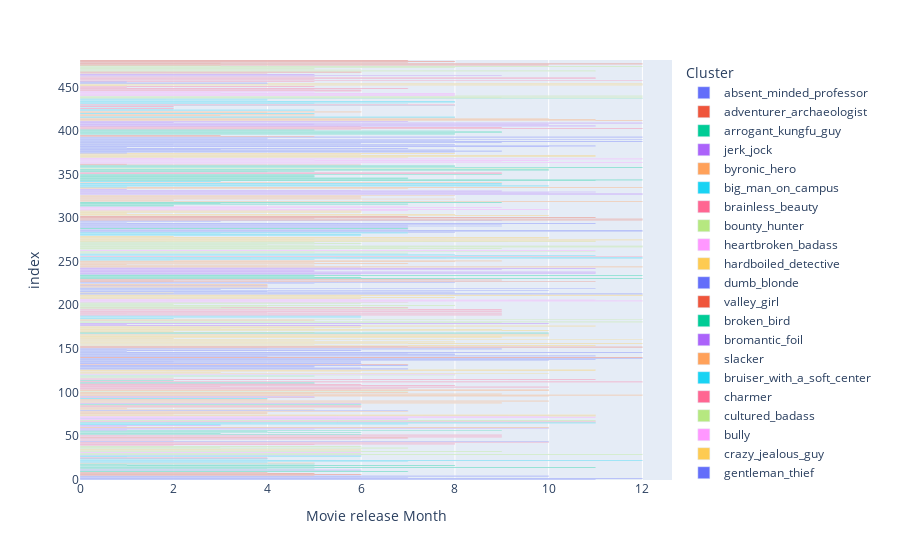

Notebook code cell kept with this figure:
### Code cell
import plotly.express as px

# Créez un graphique interactif en barres empilées
fig = px.bar(df_final, x='Movie release Month', color='Cluster')

# Affichez le graphique interactif
fig.show()

### Figure 1 — Plotly figure (JSON) as saved in the notebook; plotly's stock layout.template omitted (floating-point values rounded to 4 significant figures)
{"data": [{"alignmentgroup": "True", "hovertemplate": "Cluster=absent_minded_professor<br>Movie release Month=%{x}<br>index=%{y}<extra></extra>", "legendgroup": "absent_minded_professor", "marker": {"color": "#636efa", "pattern": {"shape": ""}}, "name": "absent_minded_professor", "offsetgroup": "absent_minded_professor", "orientation": "h", "showlegend": true, "textposition": "auto", "type": "bar", "x": [11, 12, 7, 6, 10], "xaxis": "x", "y": [0, 1, 2, 3, 4], "yaxis": "y"}, {"alignmentgroup": "True", "hovertemplate": "Cluster=adventurer_archaeologist<br>Movie release Month=%{x}<br>index=%{y}<extra></extra>", "legendgroup": "adventurer_archaeologist", "marker": {"color": "#EF553B", "pattern": {"shape": ""}}, "name": "adventurer_archaeologist", "offsetgroup": "adventurer_archaeologist", "orientation": "h", "showlegend": true, "textposition": "auto", "type": "bar", "x": [5, 6, 5, 4], "xaxis": "x", "y": [5, 6, 7, 8], "yaxis": "y"}, {"alignmentgroup": "True", "hovertemplate": "Cluster=arrogant_kungfu_guy<br>Movie release Month=%{x}<br>index=%{y}<extra></extra>", "legendgroup": "arrogant_kungfu_guy", "marker": {"color": "#00cc96", "pattern": {"shape": ""}}, "name": "arrogant_kungfu_guy", "offsetgroup": "arrogant_kungfu_guy", "orientation": "h", "showlegend": true, "textposition": "auto", "type": "bar", "x": [7, 6, 5, 4, 11, 5, 8, 1, 5], "xaxis": "x", "y": [9, 10, 12, 13, 14, 15, 16, 17, 18], "yaxis": "y"}, {"alignmentgroup": "True", "hovertemplate": "Cluster=jerk_jock<br>Movie release Month=%{x}<br>index=%{y}<extra></extra>", "legendgroup": "jerk_jock", "marker": {"color": "#ab63fa", "pattern": {"shape": ""}}, "name": "jerk_jock", "offsetgroup": "jerk_jock", "orientation": "h", "showlegend": true, "textposition": "auto", "type": "bar", "x": [6, 6, 7, 11, 12, 12, 10, 11, 9], "xaxis": "x", "y": [11, 28, 70, 238, 327, 328, 329, 330, 331], "yaxis": "y"}, {"alignmentgroup": "True", "hovertemplate": "Cluster=byronic_hero<br>Movie release Month=%{x}<br>index=%{y}<extra></extra>", "legendgroup": "byronic_hero", "marker": {"color": "#FFA15A", "pattern": {"shape": ""}}, "name": "byronic_hero", "offsetgroup": "byronic_hero", "orientation": "h", "showlegend": true, "textposition": "auto", "type": "bar", "x": [5, 11, 11, 2, 4, 4, 7, 5, 1, 1, 6, 9, 10, 4, 5, 10, 12], "xaxis": "x", "y": [19, 66, 73, 75, 76, 77, 78, 80, 81, 82, 83, 88, 90, 91, 94, 96, 97], "yaxis": "y"}, {"alignmentgroup": "True", "hovertemplate": "Cluster=big_man_on_campus<br>Movie release Month=%{x}<br>index=%{y}<extra></extra>", "legendgroup": "big_man_on_campus", "marker": {"color": "#19d3f3", "pattern": {"shape": ""}}, "name": "big_man_on_campus", "offsetgroup": "big_man_on_campus", "orientation": "h", "showlegend": true, "textposition": "auto", "type": "bar", "x": [4, 7, 12, 4, 4, 1, 6], "xaxis": "x", "y": [20, 21, 22, 23, 24, 26, 27], "yaxis": "y"}, {"alignmentgroup": "True", "hovertemplate": "Cluster=brainless_beauty<br>Movie release Month=%{x}<br>index=%{y}<extra></extra>", "legendgroup": "brainless_beauty", "marker": {"color": "#FF6692", "pattern": {"shape": ""}}, "name": "brainless_beauty", "offsetgroup": "brainless_beauty", "orientation": "h", "showlegend": true, "textposition": "auto", "type": "bar", "x": [4, 2, 5, 8, 2, 10, 2, 6, 7, 9, 1, 9], "xaxis": "x", "y": [25, 39, 40, 41, 42, 43, 45, 46, 47, 49, 50, 51], "yaxis": "y"}, {"alignmentgroup": "True", "hovertemplate": "Cluster=bounty_hunter<br>Movie release Month=%{x}<br>index=%{y}<extra></extra>", "legendgroup": "bounty_hunter", "marker": {"color": "#B6E880", "pattern": {"shape": ""}}, "name": "bounty_hunter", "offsetgroup": "bounty_hunter", "orientation": "h", "showlegend": true, "textposition": "auto", "type": "bar", "x": [12, 6, 9, 6, 3, 7, 3, 6], "xaxis": "x", "y": [29, 30, 32, 33, 35, 36, 37, 38], "yaxis": "y"}, {"alignmentgroup": "True", "hovertemplate": "Cluster=heartbroken_badass<br>Movie release Month=%{x}<br>index=%{y}<extra></extra>", "legendgroup": "heartbroken_badass", "marker": {"color": "#FF97FF", "pattern": {"shape": ""}}, "name": "heartbroken_badass", "offsetgroup": "heartbroken_badass", "orientation": "h", "showlegend": true, "textposition": "auto", "type": "bar", "x": [6, 10, 7, 10, 4, 9, 7], "xaxis": "x", "y": [31, 167, 309, 310, 311, 312, 313], "yaxis": "y"}, {"alignmentgroup": "True", "hovertemplate": "Cluster=hardboiled_detective<br>Movie release Month=%{x}<br>index=%{y}<extra></extra>", "legendgroup": "hardboiled_detective", "marker": {"color": "#FECB52", "pattern": {"shape": ""}}, "name": "hardboiled_detective", "offsetgroup": "hardboiled_detective", "orientation": "h", "showlegend": true, "textposition": "auto", "type": "bar", "x": [6, 10, 8, 1, 1, 6, 6], "xaxis": "x", "y": [34, 303, 304, 305, 306, 307, 308], "yaxis": "y"}, {"alignmentgroup": "True", "hovertemplate": "Cluster=dumb_blonde<br>Movie release Month=%{x}<br>index=%{y}<extra></extra>", "legendgroup": "dumb_blonde", "marker": {"color": "#636efa", "pattern": {"shape": ""}}, "name": "dumb_blonde", "offsetgroup": "dumb_blonde", "orientation": "h", "showlegend": true, "textposition": "auto", "type": "bar", "x": [10, 8, 4, 10, 3, 11, 4, 4, 5, 8], "xaxis": "x", "y": [44, 215, 216, 217, 218, 219, 220, 223, 225, 226], "yaxis": "y"}, {"alignmentgroup": "True", "hovertemplate": "Cluster=valley_girl<br>Movie release Month=%{x}<br>index=%{y}<extra></extra>", "legendgroup": "valley_girl", "marker": {"color": "#EF553B", "pattern": {"shape": ""}}, "name": "valley_girl", "offsetgroup": "valley_girl", "orientation": "h", "showlegend": true, "textposition": "auto", "type": "bar", "x": [7, 7, 4, 4, 6, 6], "xaxis": "x", "y": [48, 197, 222, 466, 467, 468], "yaxis": "y"}, {"alignmentgroup": "True", "hovertemplate": "Cluster=broken_bird<br>Movie release Month=%{x}<br>index=%{y}<extra></extra>", "legendgroup": "broken_bird", "marker": {"color": "#00cc96", "pattern": {"shape": ""}}, "name": "broken_bird", "offsetgroup": "broken_bird", "orientation": "h", "showlegend": true, "textposition": "auto", "type": "bar", "x": [6, 3, 6, 4, 9], "xaxis": "x", "y": [52, 53, 54, 55, 56], "yaxis": "y"}, {"alignmentgroup": "True", "hovertemplate": "Cluster=bromantic_foil<br>Movie release Month=%{x}<br>index=%{y}<extra></extra>", "legendgroup": "bromantic_foil", "marker": {"color": "#ab63fa", "pattern": {"shape": ""}}, "name": "bromantic_foil", "offsetgroup": "bromantic_foil", "orientation": "h", "showlegend": true, "textposition": "auto", "type": "bar", "x": [1, 5, 10, 1, 3], "xaxis": "x", "y": [57, 58, 59, 61, 62], "yaxis": "y"}, {"alignmentgroup": "True", "hovertemplate": "Cluster=slacker<br>Movie release Month=%{x}<br>index=%{y}<extra></extra>", "legendgroup": "slacker", "marker": {"color": "#FFA15A", "pattern": {"shape": ""}}, "name": "slacker", "offsetgroup": "slacker", "orientation": "h", "showlegend": true, "textposition": "auto", "type": "bar", "x": [10, 4, 4, 9, 8, 5, 3, 5, 4, 6, 2], "xaxis": "x", "y": [60, 221, 224, 341, 415, 417, 418, 419, 421, 422, 423], "yaxis": "y"}, {"alignmentgroup": "True", "hovertemplate": "Cluster=bruiser_with_a_soft_center<br>Movie release Month=%{x}<br>index=%{y}<extra></extra>", "legendgroup": "bruiser_with_a_soft_center", "marker": {"color": "#19d3f3", "pattern": {"shape": ""}}, "name": "bruiser_with_a_soft_center", "offsetgroup": "bruiser_with_a_soft_center", "orientation": "h", "showlegend": true, "textposition": "auto", "type": "bar", "x": [3, 7, 11], "xaxis": "x", "y": [63, 64, 65], "yaxis": "y"}, {"alignmentgroup": "True", "hovertemplate": "Cluster=charmer<br>Movie release Month=%{x}<br>index=%{y}<extra></extra>", "legendgroup": "charmer", "marker": {"color": "#FF6692", "pattern": {"shape": ""}}, "name": "charmer", "offsetgroup": "charmer", "orientation": "h", "showlegend": true, "textposition": "auto", "type": "bar", "x": [11, 6, 5, 12, 2, 11, 2], "xaxis": "x", "y": [67, 84, 110, 112, 113, 115, 116], "yaxis": "y"}, {"alignmentgroup": "True", "hovertemplate": "Cluster=cultured_badass<br>Movie release Month=%{x}<br>index=%{y}<extra></extra>", "legendgroup": "cultured_badass", "marker": {"color": "#B6E880", "pattern": {"shape": ""}}, "name": "cultured_badass", "offsetgroup": "cultured_badass", "orientation": "h", "showlegend": true, "textposition": "auto", "type": "bar", "x": [11, 7, 2, 9, 12, 5, 12], "xaxis": "x", "y": [68, 101, 117, 180, 181, 182, 184], "yaxis": "y"}, {"alignmentgroup": "True", "hovertemplate": "Cluster=bully<br>Movie release Month=%{x}<br>index=%{y}<extra></extra>", "legendgroup": "bully", "marker": {"color": "#FF97FF", "pattern": {"shape": ""}}, "name": "bully", "offsetgroup": "bully", "orientation": "h", "showlegend": true, "textposition": "auto", "type": "bar", "x": [7, 11, 10], "xaxis": "x", "y": [69, 71, 72], "yaxis": "y"}, {"alignmentgroup": "True", "hovertemplate": "Cluster=crazy_jealous_guy<br>Movie release Month=%{x}<br>index=%{y}<extra></extra>", "legendgroup": "crazy_jealous_guy", "marker": {"color": "#FECB52", "pattern": {"shape": ""}}, "name": "crazy_jealous_guy", "offsetgroup": "crazy_jealous_guy", "orientation": "h", "showlegend": true, "textposition": "auto", "type": "bar", "x": [11, 11, 11, 5, 12, 7, 8, 4, 5, 12, 2, 9, 9, 10, 10, 5, 2, 10, 9, 3, 5, 6, 11], "xaxis": "x", "y": [74, 126, 154, 155, 156, 157, 158, 159, 160, 161, 162, 163, 164, 165, 166, 169, 170, 171, 172, 173, 174, 175, 176], "yaxis": "y"}, {"alignmentgroup": "True", "hovertemplate": "Cluster=gentleman_thief<br>Movie release Month=%{x}<br>index=%{y}<extra></extra>", "legendgroup": "gentleman_thief", "marker": {"color": "#636efa", "pattern": {"shape": ""}}, "name": "gentleman_thief", "offsetgroup": "gentleman_thief", "orientation": "h", "showlegend": true, "textposition": "auto", "type": "bar", "x": [7, 8, 12, 12, 7, 7], "xaxis": "x", "y": [79, 284, 285, 286, 287, 289], "yaxis": "y"}, {"alignmentgroup": "True", "hovertemplate": "Cluster=coward<br>Movie release Month=%{x}<br>index=%{y}<extra></extra>", "legendgroup": "coward", "marker": {"color": "#EF553B", "pattern": {"shape": ""}}, "name": "coward", "offsetgroup": "coward", "orientation": "h", "showlegend": true, "textposition": "auto", "type": "bar", "x": [6, 7, 4, 12, 7], "xaxis": "x", "y": [85, 132, 151, 152, 153], "yaxis": "y"}, {"alignmentgroup": "True", "hovertemplate": "Cluster=loveable_rogue<br>Movie release Month=%{x}<br>index=%{y}<extra></extra>", "legendgroup": "loveable_rogue", "marker": {"color": "#00cc96", "pattern": {"shape": ""}}, "name": "loveable_rogue", "offsetgroup": "loveable_rogue", "orientation": "h", "showlegend": true, "textposition": "auto", "type": "bar", "x": [6, 5, 2, 7, 11, 12, 7, 7], "xaxis": "x", "y": [86, 111, 114, 288, 343, 344, 345, 346], "yaxis": "y"}, {"alignmentgroup": "True", "hovertemplate": "Cluster=trickster<br>Movie release Month=%{x}<br>index=%{y}<extra></extra>", "legendgroup": "trickster", "marker": {"color": "#ab63fa", "pattern": {"shape": ""}}, "name": "trickster", "offsetgroup": "trickster", "orientation": "h", "showlegend": true, "textposition": "auto", "type": "bar", "x": [6, 5, 5, 9, 5], "xaxis": "x", "y": [87, 95, 463, 464, 465], "yaxis": "y"}, {"alignmentgroup": "True", "hovertemplate": "Cluster=casanova<br>Movie release Month=%{x}<br>index=%{y}<extra></extra>", "legendgroup": "casanova", "marker": {"color": "#FFA15A", "pattern": {"shape": ""}}, "name": "casanova", "offsetgroup": "casanova", "orientation": "h", "showlegend": true, "textposition": "auto", "type": "bar", "x": [9, 4, 9, 5, 7, 10, 10], "xaxis": "x", "y": [89, 92, 98, 99, 100, 102, 103], "yaxis": "y"}, {"alignmentgroup": "True", "hovertemplate": "Cluster=gadgeteer_genius<br>Movie release Month=%{x}<br>index=%{y}<extra></extra>", "legendgroup": "gadgeteer_genius", "marker": {"color": "#19d3f3", "pattern": {"shape": ""}}, "name": "gadgeteer_genius", "offsetgroup": "gadgeteer_genius", "orientation": "h", "showlegend": true, "textposition": "auto", "type": "bar", "x": [4, 5, 6, 6, 3, 7], "xaxis": "x", "y": [93, 119, 280, 281, 282, 283], "yaxis": "y"}, {"alignmentgroup": "True", "hovertemplate": "Cluster=chanteuse<br>Movie release Month=%{x}<br>index=%{y}<extra></extra>", "legendgroup": "chanteuse", "marker": {"color": "#FF6692", "pattern": {"shape": ""}}, "name": "chanteuse", "offsetgroup": "chanteuse", "orientation": "h", "showlegend": true, "textposition": "auto", "type": "bar", "x": [6, 7, 10, 3, 8, 6], "xaxis": "x", "y": [104, 105, 106, 107, 108, 109], "yaxis": "y"}, {"alignmentgroup": "True", "hovertemplate": "Cluster=child_prodigy<br>Movie release Month=%{x}<br>index=%{y}<extra></extra>", "legendgroup": "child_prodigy", "marker": {"color": "#B6E880", "pattern": {"shape": ""}}, "name": "child_prodigy", "offsetgroup": "child_prodigy", "orientation": "h", "showlegend": true, "textposition": "auto", "type": "bar", "x": [5, 8], "xaxis": "x", "y": [118, 120], "yaxis": "y"}, {"alignmentgroup": "True", "hovertemplate": "Cluster=classy_cat_burglar<br>Movie release Month=%{x}<br>index=%{y}<extra></extra>", "legendgroup": "classy_cat_burglar", "marker": {"color": "#FF97FF", "pattern": {"shape": ""}}, "name": "classy_cat_burglar", "offsetgroup": "classy_cat_burglar", "orientation": "h", "showlegend": true, "textposition": "auto", "type": "bar", "x": [8], "xaxis": "x", "y": [121], "yaxis": "y"}, {"alignmentgroup": "True", "hovertemplate": "Cluster=consummate_professional<br>Movie release Month=%{x}<br>index=%{y}<extra></extra>", "legendgroup": "consummate_professional", "marker": {"color": "#FECB52", "pattern": {"shape": ""}}, "name": "consummate_professional", "offsetgroup": "consummate_professional", "orientation": "h", "showlegend": true, "textposition": "auto", "type": "bar", "x": [10, 3, 6, 11], "xaxis": "x", "y": [122, 123, 124, 125], "yaxis": "y"}, {"alignmentgroup": "True", "hovertemplate": "Cluster=corrupt_corporate_executive<br>Movie release Month=%{x}<br>index=%{y}<extra></extra>", "legendgroup": "corrupt_corporate_executive", "marker": {"color": "#636efa", "pattern": {"shape": ""}}, "name": "corrupt_corporate_executive", "offsetgroup": "corrupt_corporate_executive", "orientation": "h", "showlegend": true, "textposition": "auto", "type": "bar", "x": [7, 6, 5, 5, 7, 6, 6, 2, 6, 10, 11, 12, 4, 11, 8, 8, 7, 12, 1, 6, 1, 9], "xaxis": "x", "y": [127, 128, 129, 130, 131, 133, 134, 135, 136, 137, 138, 139, 141, 142, 143, 144, 145, 146, 147, 148, 149, 150], "yaxis": "y"}, {"alignmentgroup": "True", "hovertemplate": "Cluster=morally_bankrupt_banker<br>Movie release Month=%{x}<br>index=%{y}<extra></extra>", "legendgroup": "morally_bankrupt_banker", "marker": {"color": "#EF553B", "pattern": {"shape": ""}}, "name": "morally_bankrupt_banker", "offsetgroup": "morally_bankrupt_banker", "orientation": "h", "showlegend": true, "textposition": "auto", "type": "bar", "x": [12, 6, 1], "xaxis": "x", "y": [140, 361, 362], "yaxis": "y"}, {"alignmentgroup": "True", "hovertemplate": "Cluster=master_swordsman<br>Movie release Month=%{x}<br>index=%{y}<extra></extra>", "legendgroup": "master_swordsman", "marker": {"color": "#00cc96", "pattern": {"shape": ""}}, "name": "master_swordsman", "offsetgroup": "master_swordsman", "orientation": "h", "showlegend": true, "textposition": "auto", "type": "bar", "x": [10, 5, 5, 5, 9, 4, 5, 10, 10, 12, 8, 8], "xaxis": "x", "y": [168, 347, 348, 349, 350, 353, 354, 355, 356, 358, 359, 360], "yaxis": "y"}, {"alignmentgroup": "True", "hovertemplate": "Cluster=crazy_survivalist<br>Movie release Month=%{x}<br>index=%{y}<extra></extra>", "legendgroup": "crazy_survivalist", "marker": {"color": "#ab63fa", "pattern": {"shape": ""}}, "name": "crazy_survivalist", "offsetgroup": "crazy_survivalist", "orientation": "h", "showlegend": true, "textposition": "auto", "type": "bar", "x": [6, 1, 10], "xaxis": "x", "y": [177, 178, 179], "yaxis": "y"}, {"alignmentgroup": "True", "hovertemplate": "Cluster=hitman_with_a_heart<br>Movie release Month=%{x}<br>index=%{y}<extra></extra>", "legendgroup": "hitman_with_a_heart", "marker": {"color": "#FFA15A", "pattern": {"shape": ""}}, "name": "hitman_with_a_heart", "offsetgroup": "hitman_with_a_heart", "orientation": "h", "showlegend": true, "textposition": "auto", "type": "bar", "x": [5, 12, 2, 2, 8, 6, 6, 6, 8], "xaxis": "x", "y": [183, 319, 320, 321, 322, 323, 324, 325, 326], "yaxis": "y"}, {"alignmentgroup": "True", "hovertemplate": "Cluster=dean_bitterman<br>Movie release Month=%{x}<br>index=%{y}<extra></extra>", "legendgroup": "dean_bitterman", "marker": {"color": "#19d3f3", "pattern": {"shape": ""}}, "name": "dean_bitterman", "offsetgroup": "dean_bitterman", "orientation": "h", "showlegend": true, "textposition": "auto", "type": "bar", "x": [2, 6, 6, 6], "xaxis": "x", "y": [185, 186, 187, 188], "yaxis": "y"}, {"alignmentgroup": "True", "hovertemplate": "Cluster=dirty_cop<br>Movie release Month=%{x}<br>index=%{y}<extra></extra>", "legendgroup": "dirty_cop", "marker": {"color": "#FF6692", "pattern": {"shape": ""}}, "name": "dirty_cop", "offsetgroup": "dirty_cop", "orientation": "h", "showlegend": true, "textposition": "auto", "type": "bar", "x": [9, 1, 9, 4, 9, 9, 9], "xaxis": "x", "y": [189, 190, 191, 192, 193, 194, 195], "yaxis": "y"}, {"alignmentgroup": "True", "hovertemplate": "Cluster=ditz<br>Movie release Month=%{x}<br>index=%{y}<extra></extra>", "legendgroup": "ditz", "marker": {"color": "#B6E880", "pattern": {"shape": ""}}, "name": "ditz", "offsetgroup": "ditz", "orientation": "h", "showlegend": true, "textposition": "auto", "type": "bar", "x": [7, 3, 4, 8, 2, 6, 7], "xaxis": "x", "y": [196, 198, 199, 200, 201, 202, 203], "yaxis": "y"}, {"alignmentgroup": "True", "hovertemplate": "Cluster=doormat<br>Movie release Month=%{x}<br>index=%{y}<extra></extra>", "legendgroup": "doormat", "marker": {"color": "#FF97FF", "pattern": {"shape": ""}}, "name": "doormat", "offsetgroup": "doormat", "orientation": "h", "showlegend": true, "textposition": "auto", "type": "bar", "x": [7, 12, 11, 6], "xaxis": "x", "y": [204, 205, 206, 207], "yaxis": "y"}, {"alignmentgroup": "True", "hovertemplate": "Cluster=drill_sargeant_nasty<br>Movie release Month=%{x}<br>index=%{y}<extra></extra>", "legendgroup": "drill_sargeant_nasty", "marker": {"color": "#FECB52", "pattern": {"shape": ""}}, "name": "drill_sargeant_nasty", "offsetgroup": "drill_sargeant_nasty", "orientation": "h", "showlegend": true, "textposition": "auto", "type": "bar", "x": [6, 8, 6, 12, 12, 2], "xaxis": "x", "y": [208, 209, 210, 211, 212, 214], "yaxis": "y"}, {"alignmentgroup": "True", "hovertemplate": "Cluster=psycho_for_hire<br>Movie release Month=%{x}<br>index=%{y}<extra></extra>", "legendgroup": "psycho_for_hire", "marker": {"color": "#636efa", "pattern": {"shape": ""}}, "name": "psycho_for_hire", "offsetgroup": "psycho_for_hire", "orientation": "h", "showlegend": true, "textposition": "auto", "type": "bar", "x": [12, 3, 7, 1, 10, 11, 8, 2, 6, 9, 12, 8, 12, 4, 4, 12], "xaxis": "x", "y": [213, 379, 380, 381, 382, 383, 384, 385, 386, 387, 388, 389, 390, 391, 392, 393], "yaxis": "y"}, {"alignmentgroup": "True", "hovertemplate": "Cluster=dumb_muscle<br>Movie release Month=%{x}<br>index=%{y}<extra></extra>", "legendgroup": "dumb_muscle", "marker": {"color": "#EF553B", "pattern": {"shape": ""}}, "name": "dumb_muscle", "offsetgroup": "dumb_muscle", "orientation": "h", "showlegend": true, "textposition": "auto", "type": "bar", "x": [11, 2, 9, 8], "xaxis": "x", "y": [227, 228, 229, 230], "yaxis": "y"}, {"alignmentgroup": "True", "hovertemplate": "Cluster=eccentric_mentor<br>Movie release Month=%{x}<br>index=%{y}<extra></extra>", "legendgroup": "eccentric_mentor", "marker": {"color": "#00cc96", "pattern": {"shape": ""}}, "name": "eccentric_mentor", "offsetgroup": "eccentric_mentor", "orientation": "h", "showlegend": true, "textposition": "auto", "type": "bar", "x": [12, 6, 5, 12, 5], "xaxis": "x", "y": [231, 232, 233, 234, 235], "yaxis": "y"}, {"alignmentgroup": "True", "hovertemplate": "Cluster=egomaniac_hunter<br>Movie release Month=%{x}<br>index=%{y}<extra></extra>", "legendgroup": "egomaniac_hunter", "marker": {"color": "#ab63fa", "pattern": {"shape": ""}}, "name": "egomaniac_hunter", "offsetgroup": "egomaniac_hunter", "orientation": "h", "showlegend": true, "textposition": "auto", "type": "bar", "x": [6, 11, 5, 5, 9, 11, 6], "xaxis": "x", "y": [236, 237, 239, 240, 241, 242, 243], "yaxis": "y"}, {"alignmentgroup": "True", "hovertemplate": "Cluster=evil_prince<br>Movie release Month=%{x}<br>index=%{y}<extra></extra>", "legendgroup": "evil_prince", "marker": {"color": "#FFA15A", "pattern": {"shape": ""}}, "name": "evil_prince", "offsetgroup": "evil_prince", "orientation": "h", "showlegend": true, "textposition": "auto", "type": "bar", "x": [12, 4, 5, 1, 7, 5, 8, 9], "xaxis": "x", "y": [244, 245, 246, 247, 248, 249, 250, 251], "yaxis": "y"}, {"alignmentgroup": "True", "hovertemplate": "Cluster=fastest_gun_in_the_west<br>Movie release Month=%{x}<br>index=%{y}<extra></extra>", "legendgroup": "fastest_gun_in_the_west", "marker": {"color": "#19d3f3", "pattern": {"shape": ""}}, "name": "fastest_gun_in_the_west", "offsetgroup": "fastest_gun_in_the_west", "orientation": "h", "showlegend": true, "textposition": "auto", "type": "bar", "x": [2, 5, 12, 12, 11, 8, 7], "xaxis": "x", "y": [252, 253, 254, 255, 257, 258, 259], "yaxis": "y"}, {"alignmentgroup": "True", "hovertemplate": "Cluster=revenge<br>Movie release Month=%{x}<br>index=%{y}<extra></extra>", "legendgroup": "revenge", "marker": {"color": "#FF6692", "pattern": {"shape": ""}}, "name": "revenge", "offsetgroup": "revenge", "orientation": "h", "showlegend": true, "textposition": "auto", "type": "bar", "x": [12, 9, 6, 12, 9, 6], "xaxis": "x", "y": [256, 351, 402, 403, 404, 405], "yaxis": "y"}, {"alignmentgroup": "True", "hovertemplate": "Cluster=father_to_his_men<br>Movie release Month=%{x}<br>index=%{y}<extra></extra>", "legendgroup": "father_to_his_men", "marker": {"color": "#B6E880", "pattern": {"shape": ""}}, "name": "father_to_his_men", "offsetgroup": "father_to_his_men", "orientation": "h", "showlegend": true, "textposition": "auto", "type": "bar", "x": [7, 5, 11, 5, 9, 7, 12, 12, 5, 4, 6, 5, 11], "xaxis": "x", "y": [260, 261, 262, 264, 265, 266, 267, 268, 269, 270, 271, 272, 273], "yaxis": "y"}, {"alignmentgroup": "True", "hovertemplate": "Cluster=officer_and_a_gentleman<br>Movie release Month=%{x}<br>index=%{y}<extra></extra>", "legendgroup": "officer_and_a_gentleman", "marker": {"color": "#FF97FF", "pattern": {"shape": ""}}, "name": "officer_and_a_gentleman", "offsetgroup": "officer_and_a_gentleman", "orientation": "h", "showlegend": true, "textposition": "auto", "type": "bar", "x": [11, 6, 12], "xaxis": "x", "y": [263, 363, 364], "yaxis": "y"}, {"alignmentgroup": "True", "hovertemplate": "Cluster=final_girl<br>Movie release Month=%{x}<br>index=%{y}<extra></extra>", "legendgroup": "final_girl", "marker": {"color": "#FECB52", "pattern": {"shape": ""}}, "name": "final_girl", "offsetgroup": "final_girl", "orientation": "h", "showlegend": true, "textposition": "auto", "type": "bar", "x": [11, 12, 5, 10, 10, 2], "xaxis": "x", "y": [274, 275, 276, 277, 278, 279], "yaxis": "y"}, {"alignmentgroup": "True", "hovertemplate": "Cluster=granola_person<br>Movie release Month=%{x}<br>index=%{y}<extra></extra>", "legendgroup": "granola_person", "marker": {"color": "#636efa", "pattern": {"shape": ""}}, "name": "granola_person", "offsetgroup": "granola_person", "orientation": "h", "showlegend": true, "textposition": "auto", "type": "bar", "x": [7, 9, 7, 9, 11, 1, 3, 9], "xaxis": "x", "y": [290, 291, 292, 293, 294, 295, 296, 297], "yaxis": "y"}, {"alignmentgroup": "True", "hovertemplate": "Cluster=grumpy_old_man<br>Movie release Month=%{x}<br>index=%{y}<extra></extra>", "legendgroup": "grumpy_old_man", "marker": {"color": "#EF553B", "pattern": {"shape": ""}}, "name": "grumpy_old_man", "offsetgroup": "grumpy_old_man", "orientation": "h", "showlegend": true, "textposition": "auto", "type": "bar", "x": [12, 12, 5, 11, 7], "xaxis": "x", "y": [298, 299, 300, 301, 302], "yaxis": "y"}, {"alignmentgroup": "True", "hovertemplate": "Cluster=henpecked_husband<br>Movie release Month=%{x}<br>index=%{y}<extra></extra>", "legendgroup": "henpecked_husband", "marker": {"color": "#00cc96", "pattern": {"shape": ""}}, "name": "henpecked_husband", "offsetgroup": "henpecked_husband", "orientation": "h", "showlegend": true, "textposition": "auto", "type": "bar", "x": [2, 2, 7, 3, 9], "xaxis": "x", "y": [314, 315, 316, 317, 318], "yaxis": "y"}, {"alignmentgroup": "True", "hovertemplate": "Cluster=junkie_prophet<br>Movie release Month=%{x}<br>index=%{y}<extra></extra>", "legendgroup": "junkie_prophet", "marker": {"color": "#ab63fa", "pattern": {"shape": ""}}, "name": "junkie_prophet", "offsetgroup": "junkie_prophet", "orientation": "h", "showlegend": true, "textposition": "auto", "type": "bar", "x": [6, 1], "xaxis": "x", "y": [332, 333], "yaxis": "y"}, {"alignmentgroup": "True", "hovertemplate": "Cluster=klutz<br>Movie release Month=%{x}<br>index=%{y}<extra></extra>", "legendgroup": "klutz", "marker": {"color": "#FFA15A", "pattern": {"shape": ""}}, "name": "klutz", "offsetgroup": "klutz", "orientation": "h", "showlegend": true, "textposition": "auto", "type": "bar", "x": [7, 12], "xaxis": "x", "y": [334, 335], "yaxis": "y"}, {"alignmentgroup": "True", "hovertemplate": "Cluster=loser_protagonist<br>Movie release Month=%{x}<br>index=%{y}<extra></extra>", "legendgroup": "loser_protagonist", "marker": {"color": "#19d3f3", "pattern": {"shape": ""}}, "name": "loser_protagonist", "offsetgroup": "loser_protagonist", "orientation": "h", "showlegend": true, "textposition": "auto", "type": "bar", "x": [1, 10, 9, 9, 9, 3], "xaxis": "x", "y": [336, 337, 338, 339, 340, 342], "yaxis": "y"}, {"alignmentgroup": "True", "hovertemplate": "Cluster=tranquil_fury<br>Movie release Month=%{x}<br>index=%{y}<extra></extra>", "legendgroup": "tranquil_fury", "marker": {"color": "#FF6692", "pattern": {"shape": ""}}, "name": "tranquil_fury", "offsetgroup": "tranquil_fury", "orientation": "h", "showlegend": true, "textposition": "auto", "type": "bar", "x": [9, 5, 12, 5, 11, 11, 5], "xaxis": "x", "y": [352, 457, 458, 459, 460, 461, 462], "yaxis": "y"}, {"alignmentgroup": "True", "hovertemplate": "Cluster=warrior_poet<br>Movie release Month=%{x}<br>index=%{y}<extra></extra>", "legendgroup": "warrior_poet", "marker": {"color": "#B6E880", "pattern": {"shape": ""}}, "name": "warrior_poet", "offsetgroup": "warrior_poet", "orientation": "h", "showlegend": true, "textposition": "auto", "type": "bar", "x": [10, 11, 6, 5, 5, 8, 12, 3], "xaxis": "x", "y": [357, 469, 470, 471, 472, 473, 474, 475], "yaxis": "y"}, {"alignmentgroup": "True", "hovertemplate": "Cluster=ophelia<br>Movie release Month=%{x}<br>index=%{y}<extra></extra>", "legendgroup": "ophelia", "marker": {"color": "#FF97FF", "pattern": {"shape": ""}}, "name": "ophelia", "offsetgroup": "ophelia", "orientation": "h", "showlegend": true, "textposition": "auto", "type": "bar", "x": [9, 10, 5, 12, 2], "xaxis": "x", "y": [365, 366, 367, 368, 369], "yaxis": "y"}, {"alignmentgroup": "True", "hovertemplate": "Cluster=playful_hacker<br>Movie release Month=%{x}<br>index=%{y}<extra></extra>", "legendgroup": "playful_hacker", "marker": {"color": "#FECB52", "pattern": {"shape": ""}}, "name": "playful_hacker", "offsetgroup": "playful_hacker", "orientation": "h", "showlegend": true, "textposition": "auto", "type": "bar", "x": [7, 11, 11, 6, 8], "xaxis": "x", "y": [370, 371, 372, 373, 374], "yaxis": "y"}, {"alignmentgroup": "True", "hovertemplate": "Cluster=prima_donna<br>Movie release Month=%{x}<br>index=%{y}<extra></extra>", "legendgroup": "prima_donna", "marker": {"color": "#636efa", "pattern": {"shape": ""}}, "name": "prima_donna", "offsetgroup": "prima_donna", "orientation": "h", "showlegend": true, "textposition": "auto", "type": "bar", "x": [1, 8, 9, 8], "xaxis": "x", "y": [375, 376, 377, 378], "yaxis": "y"}, {"alignmentgroup": "True", "hovertemplate": "Cluster=pupil_turned_to_evil<br>Movie release Month=%{x}<br>index=%{y}<extra></extra>", "legendgroup": "pupil_turned_to_evil", "marker": {"color": "#EF553B", "pattern": {"shape": ""}}, "name": "pupil_turned_to_evil", "offsetgroup": "pupil_turned_to_evil", "orientation": "h", "showlegend": true, "textposition": "auto", "type": "bar", "x": [5, 3], "xaxis": "x", "y": [394, 395], "yaxis": "y"}, {"alignmentgroup": "True", "hovertemplate": "Cluster=retired_outlaw<br>Movie release Month=%{x}<br>index=%{y}<extra></extra>", "legendgroup": "retired_outlaw", "marker": {"color": "#00cc96", "pattern": {"shape": ""}}, "name": "retired_outlaw", "offsetgroup": "retired_outlaw", "orientation": "h", "showlegend": true, "textposition": "auto", "type": "bar", "x": [8, 8, 9, 9, 8, 5], "xaxis": "x", "y": [396, 397, 398, 399, 400, 401], "yaxis": "y"}, {"alignmentgroup": "True", "hovertemplate": "Cluster=romantic_runnerup<br>Movie release Month=%{x}<br>index=%{y}<extra></extra>", "legendgroup": "romantic_runnerup", "marker": {"color": "#ab63fa", "pattern": {"shape": ""}}, "name": "romantic_runnerup", "offsetgroup": "romantic_runnerup", "orientation": "h", "showlegend": true, "textposition": "auto", "type": "bar", "x": [11, 10, 5, 12, 2, 7], "xaxis": "x", "y": [406, 407, 408, 409, 410, 411], "yaxis": "y"}, {"alignmentgroup": "True", "hovertemplate": "Cluster=self_made_man<br>Movie release Month=%{x}<br>index=%{y}<extra></extra>", "legendgroup": "self_made_man", "marker": {"color": "#FFA15A", "pattern": {"shape": ""}}, "name": "self_made_man", "offsetgroup": "self_made_man", "orientation": "h", "showlegend": true, "textposition": "auto", "type": "bar", "x": [12, 11, 10], "xaxis": "x", "y": [412, 413, 414], "yaxis": "y"}, {"alignmentgroup": "True", "hovertemplate": "Cluster=stoner<br>Movie release Month=%{x}<br>index=%{y}<extra></extra>", "legendgroup": "stoner", "marker": {"color": "#19d3f3", "pattern": {"shape": ""}}, "name": "stoner", "offsetgroup": "stoner", "orientation": "h", "showlegend": true, "textposition": "auto", "type": "bar", "x": [8, 5, 5, 2, 2, 8, 7, 5, 8, 8, 4, 4, 12], "xaxis": "x", "y": [416, 420, 424, 425, 427, 429, 431, 432, 433, 434, 435, 436, 437], "yaxis": "y"}, {"alignmentgroup": "True", "hovertemplate": "Cluster=surfer_dude<br>Movie release Month=%{x}<br>index=%{y}<extra></extra>", "legendgroup": "surfer_dude", "marker": {"color": "#FF6692", "pattern": {"shape": ""}}, "name": "surfer_dude", "offsetgroup": "surfer_dude", "orientation": "h", "showlegend": true, "textposition": "auto", "type": "bar", "x": [2, 2, 8, 6, 6, 5, 7, 1, 5], "xaxis": "x", "y": [426, 428, 430, 446, 447, 448, 449, 450, 451], "yaxis": "y"}, {"alignmentgroup": "True", "hovertemplate": "Cluster=storyteller<br>Movie release Month=%{x}<br>index=%{y}<extra></extra>", "legendgroup": "storyteller", "marker": {"color": "#B6E880", "pattern": {"shape": ""}}, "name": "storyteller", "offsetgroup": "storyteller", "orientation": "h", "showlegend": true, "textposition": "auto", "type": "bar", "x": [12, 9, 12], "xaxis": "x", "y": [438, 439, 440], "yaxis": "y"}, {"alignmentgroup": "True", "hovertemplate": "Cluster=stupid_crooks<br>Movie release Month=%{x}<br>index=%{y}<extra></extra>", "legendgroup": "stupid_crooks", "marker": {"color": "#FF97FF", "pattern": {"shape": ""}}, "name": "stupid_crooks", "offsetgroup": "stupid_crooks", "orientation": "h", "showlegend": true, "textposition": "auto", "type": "bar", "x": [8, 8, 8, 3, 5], "xaxis": "x", "y": [441, 442, 443, 444, 445], "yaxis": "y"}, {"alignmentgroup": "True", "hovertemplate": "Cluster=the_chief<br>Movie release Month=%{x}<br>index=%{y}<extra></extra>", "legendgroup": "the_chief", "marker": {"color": "#FECB52", "pattern": {"shape": ""}}, "name": "the_chief", "offsetgroup": "the_chief", "orientation": "h", "showlegend": true, "textposition": "auto", "type": "bar", "x": [1, 12, 12], "xaxis": "x", "y": [452, 453, 454], "yaxis": "y"}, {"alignmentgroup": "True", "hovertemplate": "Cluster=the_editor<br>Movie release Month=%{x}<br>index=%{y}<extra></extra>", "legendgroup": "the_editor", "marker": {"color": "#636efa", "pattern": {"shape": ""}}, "name": "the_editor", "offsetgroup": "the_editor", "orientation": "h", "showlegend": true, "textposition": "auto", "type": "bar", "x": [4, 1], "xaxis": "x", "y": [455, 456], "yaxis": "y"}, {"alignmentgroup": "True", "hovertemplate": "Cluster=young_gun<br>Movie release Month=%{x}<br>index=%{y}<extra></extra>", "legendgroup": "young_gun", "marker": {"color": "#EF553B", "pattern": {"shape": ""}}, "name": "young_gun", "offsetgroup": "young_gun", "orientation": "h", "showlegend": true, "textposition": "auto", "type": "bar", "x": [10, 12, 3, 7, 8, 7], "xaxis": "x", "y": [476, 477, 478, 479, 480, 481], "yaxis": "y"}], "layout": {"barmode": "relative", "legend": {"title": {"text": "Cluster"}, "tracegroupgap": 0}, "margin": {"t": 60}, "xaxis": {"anchor": "y", "domain": [0, 1], "title": {"text": "Movie release Month"}}, "yaxis": {"anchor": "x", "domain": [0, 1], "title": {"text": "index"}}}}
